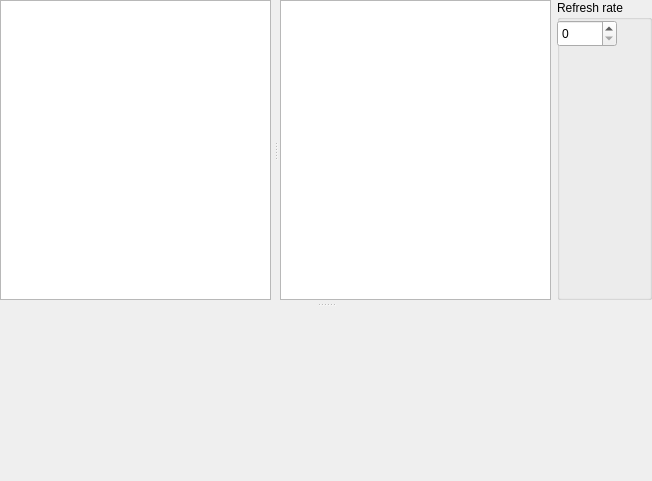
<?xml version="1.0" encoding="UTF-8"?>
<ui version="4.0">
 <class>MoveitWidget</class>
 <widget class="QWidget" name="MoveitWidget">
  <property name="geometry">
   <rect>
    <x>0</x>
    <y>0</y>
    <width>652</width>
    <height>481</height>
   </rect>
  </property>
  <property name="sizePolicy">
   <sizepolicy hsizetype="Maximum" vsizetype="Maximum">
    <horstretch>0</horstretch>
    <verstretch>0</verstretch>
   </sizepolicy>
  </property>
  <property name="minimumSize">
   <size>
    <width>300</width>
    <height>200</height>
   </size>
  </property>
  <property name="windowTitle">
   <string>Moveit! Monitor</string>
  </property>
  <layout class="QVBoxLayout" name="verticalLayout">
   <property name="spacing">
    <number>0</number>
   </property>
   <property name="margin">
    <number>0</number>
   </property>
   <item>
    <widget class="QSplitter" name="_splitter">
     <property name="orientation">
      <enum>Qt::Vertical</enum>
     </property>
     <property name="handleWidth">
      <number>9</number>
     </property>
     <widget class="QWidget" name="horizontalLayoutWidget">
      <layout class="QHBoxLayout" name="_layout_h_view">
       <item>
        <widget class="QSplitter" name="_splitter">
         <property name="orientation">
          <enum>Qt::Horizontal</enum>
         </property>
         <property name="handleWidth">
          <number>9</number>
         </property>
         <widget class="QTableView" name="_view_nodes">
          <property name="minimumSize">
           <size>
            <width>0</width>
            <height>30</height>
           </size>
          </property>
          <property name="alternatingRowColors">
           <bool>true</bool>
          </property>
          <property name="sortingEnabled">
           <bool>false</bool>
          </property>
          <property name="allColumnsShowFocus" stdset="0">
           <bool>true</bool>
          </property>
          <attribute name="horizontalHeaderVisible">
           <bool>false</bool>
          </attribute>
         </widget>
         <widget class="QTableView" name="_view_params">
          <property name="minimumSize">
           <size>
            <width>0</width>
            <height>50</height>
           </size>
          </property>
          <property name="alternatingRowColors">
           <bool>false</bool>
          </property>
          <property name="sortingEnabled">
           <bool>false</bool>
          </property>
          <property name="wordWrap">
           <bool>false</bool>
          </property>
          <property name="allColumnsShowFocus" stdset="0">
           <bool>true</bool>
          </property>
          <attribute name="horizontalHeaderVisible">
           <bool>true</bool>
          </attribute>
         </widget>
        </widget>
       </item>
       <item>
        <widget class="QGroupBox" name="_groupbox_operation">
         <property name="minimumSize">
          <size>
           <width>30</width>
           <height>50</height>
          </size>
         </property>
         <property name="title">
          <string>Refresh rate</string>
         </property>
         <widget class="QSpinBox" name="_spinbox_refreshrate">
          <property name="geometry">
           <rect>
            <x>0</x>
            <y>20</y>
            <width>60</width>
            <height>27</height>
           </rect>
          </property>
          <property name="sizePolicy">
           <sizepolicy hsizetype="Minimum" vsizetype="Preferred">
            <horstretch>0</horstretch>
            <verstretch>0</verstretch>
           </sizepolicy>
          </property>
         </widget>
        </widget>
       </item>
      </layout>
     </widget>
     <widget class="TopicWidget" name="_widget_topic" native="true">
      <property name="enabled">
       <bool>true</bool>
      </property>
      <property name="minimumSize">
       <size>
        <width>0</width>
        <height>110</height>
       </size>
      </property>
     </widget>
    </widget>
   </item>
  </layout>
 </widget>
 <customwidgets>
  <customwidget>
   <class>TopicWidget</class>
   <extends>QWidget</extends>
   <header>rqt_topic.topic_widget</header>
  </customwidget>
 </customwidgets>
 <resources/>
 <connections/>
</ui>
